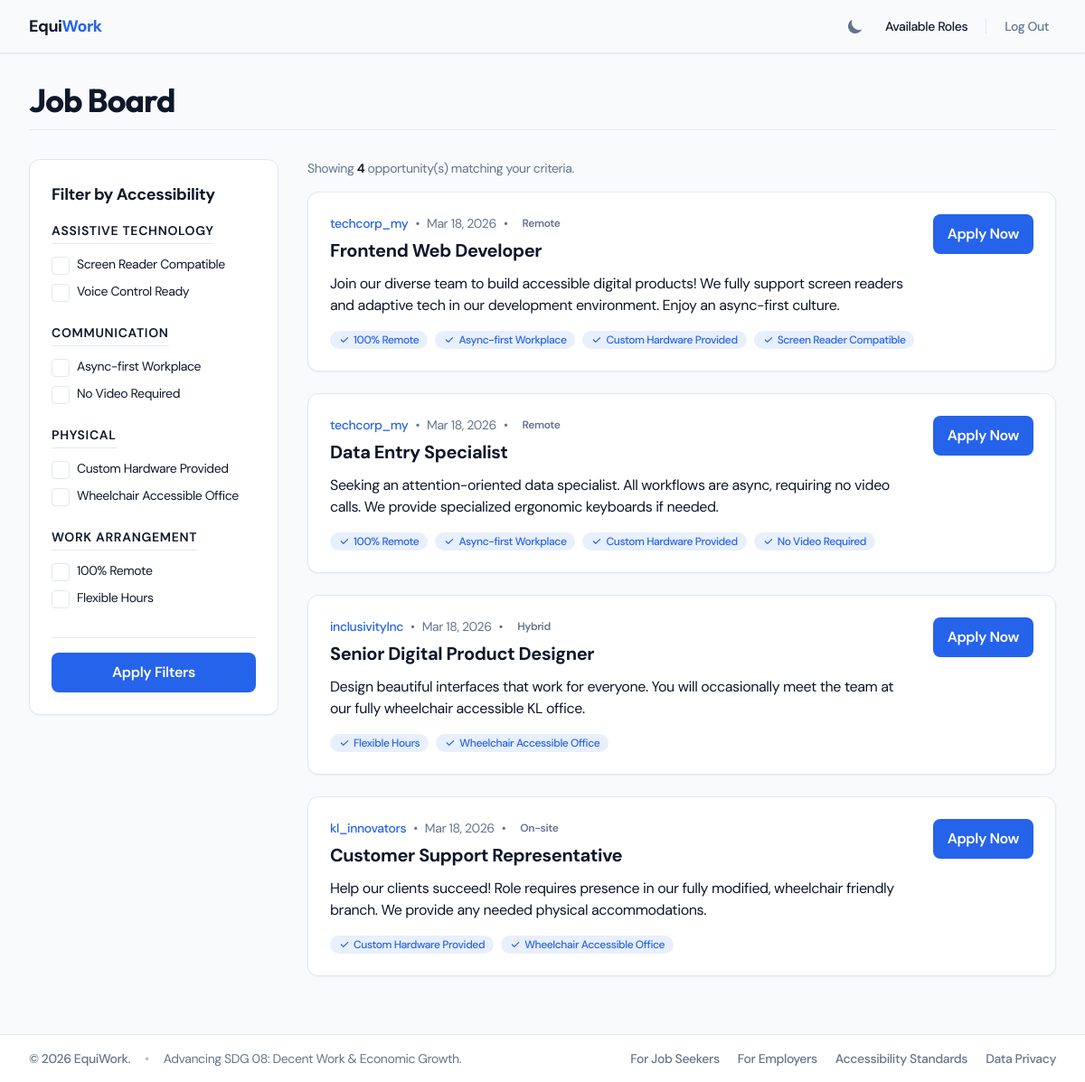
Screenshot of /jobs.php (signed in) with the database file from the repository.
### tables this page shows
CREATE TABLE `accommodations` (
  `accommodation_id` int(11) NOT NULL AUTO_INCREMENT,
  `name` varchar(150) NOT NULL,
  `category` varchar(100) NOT NULL,
  PRIMARY KEY (`accommodation_id`),
  UNIQUE KEY `name` (`name`),
  KEY `idx_category` (`category`)
);

CREATE TABLE `jobs` (
  `job_id` int(11) NOT NULL AUTO_INCREMENT,
  `employer_id` int(11) NOT NULL,
  `title` varchar(255) NOT NULL,
  `company_name` varchar(255) DEFAULT NULL,
  `description` text NOT NULL,
  `location_type` enum('Remote','Hybrid','On-site') NOT NULL,
  `employment_type` enum('Full-time','Part-time','Contract','Freelance') NOT NULL DEFAULT 'Full-time',
  `salary_min_myr` decimal(10,2) DEFAULT NULL COMMENT 'Minimum salary in MYR',
  `salary_max_myr` decimal(10,2) DEFAULT NULL COMMENT 'Maximum salary in MYR',
  `state_region` varchar(100) DEFAULT NULL COMMENT 'Malaysian state or region',
  `status` enum('Active','Closed') NOT NULL DEFAULT 'Active',
  `posted_at` timestamp NOT NULL DEFAULT current_timestamp(),
  PRIMARY KEY (`job_id`),
  KEY `idx_employer_id` (`employer_id`),
  KEY `idx_status` (`status`),
  KEY `idx_location_type` (`location_type`),
  KEY `idx_employment_type` (`employment_type`),
  KEY `idx_state_region` (`state_region`),
  KEY `idx_salary_range` (`salary_min_myr`,`salary_max_myr`),
  KEY `idx_active_locations` (`status`,`location_type`),
  CONSTRAINT `fk_jobs_employer` FOREIGN KEY (`employer_id`) REFERENCES `users` (`user_id`) ON DELETE CASCADE ON UPDATE CASCADE
);

CREATE TABLE `users` (
  `user_id` int(11) NOT NULL AUTO_INCREMENT,
  `username` varchar(100) NOT NULL,
  `email` varchar(255) NOT NULL,
  `password_hash` varchar(255) NOT NULL,
  `role_type` enum('Admin','Employer','Seeker') NOT NULL,
  `created_at` timestamp NOT NULL DEFAULT current_timestamp(),
  PRIMARY KEY (`user_id`),
  UNIQUE KEY `username` (`username`),
  UNIQUE KEY `email` (`email`),
  KEY `idx_role_type` (`role_type`)
);

### jobs.php (the view, shortened to what this page needs)
<?php
require_once __DIR__ . '/includes/db.php';
$user_role = $_SESSION['role'];
$raw_filters = $_GET['accommodations'] ?? [];
$active_filters = array_filter(array_map('intval', is_array($raw_filters) ? $raw_filters : []));
$sidebar_accommodations = [];
$cats_stmt = $conn->prepare("SELECT accommodation_id, name, category FROM accommodations ORDER BY category, name");
if ($cats_stmt && $cats_stmt->execute()) {
    $cats_res = $cats_stmt->get_result();
    while ($row = $cats_res->fetch_assoc()) {
        $sidebar_accommodations[$row['category']][] = $row;
    }
}
$sql = "SELECT j.job_id, j.title, j.description, j.location_type, j.posted_at, u.username AS employer_name
        FROM jobs j
        JOIN users u ON j.employer_id = u.user_id
        WHERE j.status = 'Active'";
$sql .= " ORDER BY j.posted_at DESC";
$stmt = $conn->prepare($sql);
$stmt->execute();
$job_results = $stmt->get_result();
$jobs = [];
$job_ids = [];
while ($row = $job_results->fetch_assoc()) {
    $jobs[$row['job_id']] = $row;
    $jobs[$row['job_id']]['accommodations'] = [];
    $job_ids[] = $row['job_id'];
}
if (!empty($job_ids)) {
    $in_clause = implode(',', array_fill(0, count($job_ids), '?'));
    $acc_sql = "SELECT ja.job_id, a.name
                FROM job_accommodations ja
                JOIN accommodations a ON ja.accommodation_id = a.accommodation_id
                WHERE ja.job_id IN ($in_clause)";
    $acc_stmt = $conn->prepare($acc_sql);
    $acc_stmt->bind_param(str_repeat('i', count($job_ids)), ...$job_ids);
    $acc_stmt->execute();
    $acc_res = $acc_stmt->get_result();
    while ($tag_row = $acc_res->fetch_assoc()) {
        $jobs[$tag_row['job_id']]['accommodations'][] = $tag_row['name'];
    }
}
require_once 'includes/header.php';
?>
<div class="max-w-7xl mx-auto px-4 sm:px-6 lg:px-8 pt-4 pb-8 md:pt-6 md:pb-16">
    <div class="mb-6 lg:mb-8 border-b border-border pb-3 mt-2">
        <h1 class="text-3xl md:text-4xl font-bold text-text tracking-tight leading-tight font-heading">Job Board</h1>
    </div>
    <div class="flex flex-col lg:flex-row gap-6 lg:gap-8">
        <aside class="w-full lg:w-1/4">
            <form action="<?php echo BASE_URL; ?>jobs.php" method="GET" class="bg-surface border border-border rounded-xl shadow-sm p-4 md:p-6 transition-all duration-300 ease-in-out sticky top-6">
                <h2 class="text-lg font-bold text-text mb-4">Filter by Accessibility</h2>
                <div class="space-y-6">
                    <?php if (empty($sidebar_accommodations)): ?>
                        <p class="text-sm text-muted">No filters available at the moment.</p>
                    <?php else: ?>
                        <?php foreach ($sidebar_accommodations as $category => $items): ?>
                            <fieldset>
                                <legend class="text-sm font-semibold text-text uppercase tracking-wider mb-3 pb-1 border-b border-border">
                                    <?php echo htmlspecialchars($category, ENT_QUOTES); ?>
                                </legend>
                                <div class="space-y-2">
                                    <?php foreach ($items as $item): ?>
                                        <?php
                                            $isChecked = in_array($item['accommodation_id'], $active_filters);
                                        ?>
                                        <div class="flex items-start custom-checkbox-container cursor-pointer focus:outline-none focus:ring-4 focus:ring-accent/50 rounded" role="checkbox" aria-checked="<?php echo $isChecked ? 'true' : 'false'; ?>" tabindex="0">
                                            <div class="checkbox-box w-5 h-5 flex-shrink-0 border border-border bg-surface rounded flex items-center justify-center transition-colors pointer-events-none mt-0.5">
                                            </div>
                                            <span class="ml-2 text-sm text-text pointer-events-none select-none">
                                                <?php echo htmlspecialchars($item['name'], ENT_QUOTES); ?>
                                            </span>
                                        </div>
                                    <?php endforeach; ?>
                                </div>
                            </fieldset>
                        <?php endforeach; ?>
                    <?php endif; ?>
                </div>
                <div class="mt-6 md:mt-8 pt-4 border-t border-border space-y-3">
                    <button type="submit" class="w-full bg-accent text-white px-4 py-2.5 min-w-[44px] rounded-lg font-semibold active:scale-95 transition-all duration-300 ease-in-out hover:opacity-80 focus:outline-none focus:ring-2 focus:ring-accent/50">
                        Apply Filters
                    </button>
                </div>
            </form>
        </aside>
        <main class="w-full lg:w-3/4">
            <div class="mb-4 text-sm text-muted" aria-live="polite">
                Showing <span class="font-semibold text-text"><?php echo count($jobs); ?></span> opportunity(s) matching your criteria.
            </div>
            <div class="space-y-6">
                <?php if (count($jobs) === 0): ?>
                    <div class="bg-bg p-6 md:p-10 text-center rounded-xl border border-dashed border-border">
                        <svg class="mx-auto h-12 w-12 text-muted mb-3" fill="none" viewBox="0 0 24 24" stroke="currentColor" aria-hidden="true">
                            <path stroke-linecap="round" stroke-linejoin="round" stroke-width="2" d="M9.172 16.172a4 4 0 015.656 0M9 10h.01M15 10h.01M21 12a9 9 0 11-18 0 9 9 0 0118 0z" />
                        </svg>
                        <h3 class="text-lg font-medium text-text">No jobs found</h3>
                        <p class="mt-1 text-muted">Try removing some accommodation filters to see more results.</p>
                    </div>
                <?php else: ?>
                    <?php foreach ($jobs as $job): ?>
                        <article class="bg-surface border border-border rounded-xl shadow-sm p-4 md:p-6 transition-all duration-300 ease-in-out flex flex-col md:flex-row md:items-start md:justify-between focus-within:ring-4 focus-within:ring-blue-300">
                            <div class="flex-grow">
                                <div class="flex items-center space-x-2 text-sm text-muted mb-2">
                                    <span class="font-medium text-accent"><?php echo htmlspecialchars($job['employer_name'], ENT_QUOTES); ?></span>
                                    <span>&bull;</span>
                                    <span><?php echo date('M d, Y', strtotime($job['posted_at'])); ?></span>
                                    <span>&bull;</span>
                                    <span class="bg-surface px-2 py-0.5 rounded text-xs font-semibold">
                                        <?php echo htmlspecialchars($job['location_type'], ENT_QUOTES); ?>
                                    </span>
                                </div>
                                <h2 class="text-xl font-bold text-text mb-3 leading-tight">
                                    <?php echo htmlspecialchars($job['title'], ENT_QUOTES); ?>
                                </h2>
                                <p class="text-text mb-4 line-clamp-3">
                                    <?php echo nl2br(htmlspecialchars($job['description'], ENT_QUOTES)); ?>
                                </p>
                                <div class="flex flex-wrap gap-2 mt-auto" aria-label="Provided Accommodations">
                                    <?php foreach ($job['accommodations'] as $tag): ?>
                                        <span class="inline-flex items-center px-2.5 py-0.5 rounded-full text-xs font-medium bg-accent/10 text-accent">
                                            <svg class="w-3 h-3 mr-1" fill="currentColor" viewBox="0 0 20 20" aria-hidden="true"><path fill-rule="evenodd" d="M16.707 5.293a1 1 0 010 1.414l-8 8a1 1 0 01-1.414 0l-4-4a1 1 0 011.414-1.414L8 12.586l7.293-7.293a1 1 0 011.414 0z" clip-rule="evenodd"></path></svg>
                                            <?php echo htmlspecialchars($tag, ENT_QUOTES); ?>
                                        </span>
                                    <?php endforeach; ?>
                                </div>
                            </div>
                            <div class="mt-5 md:mt-0 md:ml-5 flex shrink-0">
                                <?php if ($user_role === 'Seeker'): ?>
                                    <a href="<?php echo BASE_URL; ?>apply_job.php?job_id=<?php echo $job['job_id']; ?>" class="w-full md:w-auto text-center bg-accent focus:ring-4 focus:ring-accent/50 text-white font-semibold px-4 py-2.5 min-w-[44px] rounded-lg transition-all duration-300 ease-in-out hover:opacity-80">
                                        Apply Now
                                    </a>
                                <?php elseif ($user_role === 'Employer'): ?>
                                    <span class="w-full md:w-auto text-center bg-gray-200 text-muted font-medium px-4 py-2.5 min-w-[44px] rounded-lg cursor-not-allowed" title="Employers cannot apply to jobs">
                                        Employer View
                                    </span>
                                <?php else: ?>
                                    <span class="w-full md:w-auto text-center bg-gray-200 text-muted font-medium px-4 py-2.5 min-w-[44px] rounded-lg cursor-not-allowed">
                                        Admin View
                                    </span>
                                <?php endif; ?>
                            </div>
                        </article>
                    <?php endforeach; ?>
                <?php endif; ?>
            </div>
        </main>
    </div>
</div>
<?php require_once 'includes/footer.php'; ?>

### includes/header.php (shortened to what this page needs)
<!DOCTYPE html>
<html lang="en" class="light">
<head>
    <script src="https://cdn.tailwindcss.com"></script>
</head>
<body class="bg-bg text-text transition-colors duration-200 min-h-screen flex flex-col font-sans tracking-tight">
    <header class="sticky top-0 z-50 w-full backdrop-blur-md bg-bg/80 border-b border-border shadow-sm transition-colors duration-300">
        <nav class="max-w-7xl mx-auto px-4 sm:px-6 lg:px-8 flex items-center justify-between py-3 md:py-4" aria-label="Main Navigation">
            <a href="<?php echo BASE_URL; ?>index.php" class="flex items-center gap-1 text-lg font-bold text-text focus:outline-none focus-visible:ring-4 focus-visible:ring-accent rounded-lg transition-all group leading-none">
                <span class="tracking-tight hidden sm:block">Equi<span class="text-accent">Work</span></span>
            </a>
            <div class="flex items-center gap-2 sm:gap-3">
                <button id="theme-toggle" type="button" class="text-muted focus:outline-none focus-visible:ring-4 focus-visible:ring-accent/50 rounded-lg p-0.5 transition-all duration-300 ease-in-out hover:opacity-80 border border-transparent flex items-center justify-center" aria-label="Toggle Dark Mode">
                    <svg id="theme-toggle-dark-icon" class="hidden w-5 h-5" fill="currentColor" viewBox="0 0 20 20" aria-hidden="true"><path d="M17.293 13.293A8 8 0 016.707 2.707a8.001 8.001 0 1010.586 10.586z"></path></svg>
                </button>
                <?php if (isset($_SESSION['user_id'])): ?>
                    <?php if (isset($_SESSION['role']) && $_SESSION['role'] === 'Admin'): ?>
                        <a href="<?php echo BASE_URL; ?>admin/dashboard.php" class="text-sm font-semibold text-text focus:outline-none focus:ring-4 focus:ring-red-300 rounded px-2 py-0.5 transition-all duration-300 ease-in-out hover:opacity-80 whitespace-nowrap leading-none flex items-center">Admin Panel</a>
                    <?php else: ?>
                        <a href="<?php echo BASE_URL; ?>jobs.php" class="text-sm font-medium text-text focus:outline-none focus:ring-4 focus:ring-accent rounded px-2 py-0.5 transition-all duration-300 ease-in-out hover:opacity-80 whitespace-nowrap leading-none flex items-center">Available Roles</a>
                    <?php endif; ?>
                    <a href="<?php echo BASE_URL; ?>actions/logout.php" class="text-sm font-medium text-muted focus:outline-none focus:ring-4 focus:ring-border rounded px-2 py-0.5 transition-all duration-300 ease-in-out hover:opacity-80 whitespace-nowrap leading-none flex items-center">Log Out</a>
                <?php endif; ?>
            </div>
        </nav>
    </header>
    <main id="main-content" class="flex-grow w-full">

### includes/footer.php (shortened to what this page needs)
    </main>
    <footer class="bg-surface border-t border-border mt-auto transition-colors duration-300">
        <div class="max-w-7xl mx-auto px-4 sm:px-6 lg:px-8 py-3 md:py-4">
            <div class="flex flex-col md:flex-row justify-between items-center text-sm text-muted gap-4 md:gap-5">
                <div class="flex flex-col md:flex-row items-center gap-4 text-center md:text-left">
                    <p class="font-medium">&copy; <?php echo date('Y'); ?> EquiWork.</p>
                    <span class="hidden md:inline text-muted/50" aria-hidden="true">&bull;</span>
                    <p>Advancing SDG 08: Decent Work & Economic Growth.</p>
                </div>
                <div class="flex flex-wrap justify-center gap-4 md:gap-5 font-medium">
                    <a href="<?php echo BASE_URL; ?>register.php?role=Seeker" class="transition-colors duration-300 hover:text-accent focus:outline-none focus:underline">For Job Seekers</a>
                    <a href="<?php echo BASE_URL; ?>register.php?role=Employer" class="transition-colors duration-300 hover:text-accent focus:outline-none focus:underline">For Employers</a>
                    <a href="#" class="transition-colors duration-300 hover:text-accent focus:outline-none focus:ring-2 focus:ring-accent/50 rounded-md underline decoration-transparent">Accessibility Standards</a>
                    <a href="#" class="transition-colors duration-300 hover:text-accent focus:outline-none focus:ring-2 focus:ring-accent/50 rounded-md underline decoration-transparent">Data Privacy</a>
                </div>
            </div>
        </div>
    </footer>
</body>
</html>

### includes/header.php (style rules this page uses)
:root { --color-bg: 248 250 252; --color-surface: 255 255 255; --color-border: 226 232 240; --color-text: 15 23 42; --color-muted: 100 116 139; --color-accent: 37 99 235; --color-accent-hover: 29 78 216; }

### rows the page displays
accommodations: name "Screen Reader Compatible"
accommodations: name "Voice Control Ready"
accommodations: name "Async-first Workplace"
accommodations: name "No Video Required"
accommodations: name "Custom Hardware Provided"
accommodations: name "Wheelchair Accessible Office"
accommodations: name "100% Remote"
accommodations: name "Flexible Hours"
jobs: employer.username "techcorp_my", posted_at "Mar 18, 2026", location_type "Remote", title "Frontend Web Developer", description "Join our diverse team to build accessible digital products! We fully support screen readers and adaptive tech in our development environment. Enjoy an async-first culture.", tag "100% Remote", tag "Async-first Workplace", tag "Custom Hardware Provided", tag "Screen Reader Compatible"
jobs: employer.username "techcorp_my", posted_at "Mar 18, 2026", location_type "Remote", title "Data Entry Specialist", description "Seeking an attention-oriented data specialist. All workflows are async, requiring no video calls. We provide specialized ergonomic keyboards if needed.", tag "100% Remote", tag "Async-first Workplace", tag "Custom Hardware Provided", tag "No Video Required"
jobs: employer.username "inclusivityInc", posted_at "Mar 18, 2026", location_type "Hybrid", title "Senior Digital Product Designer", description "Design beautiful interfaces that work for everyone. You will occasionally meet the team at our fully wheelchair accessible KL office.", tag "Flexible Hours", tag "Wheelchair Accessible Office"
jobs: employer.username "kl_innovators", posted_at "Mar 18, 2026", location_type "On-site", title "Customer Support Representative", description "Help our clients succeed! Role requires presence in our fully modified, wheelchair friendly branch. We provide any needed physical accommodations.", tag "Custom Hardware Provided", tag "Wheelchair Accessible Office"

### other values shown
$category "ASSISTIVE TECHNOLOGY"
$category "COMMUNICATION"
$category "PHYSICAL"
$category "WORK ARRANGEMENT"
count($jobs) "4"
